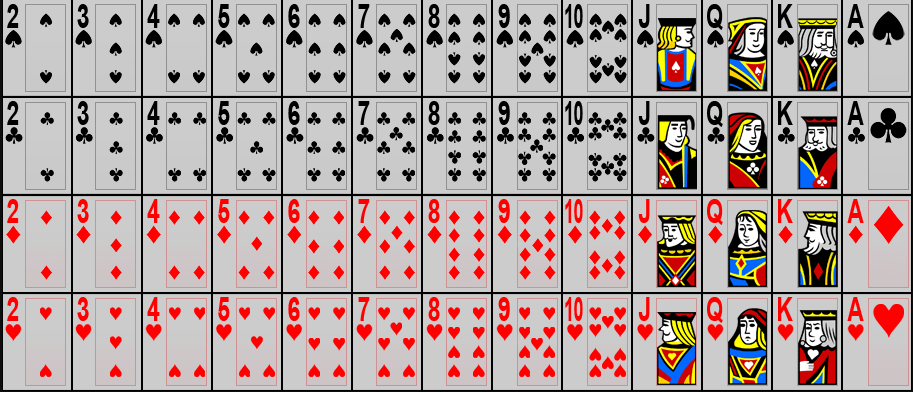
#> input picture All Cards.png, 914 x 393 px
$ python 'Card File Upload for Analysis.py'   (older library calls are emulated)
#> lines starting #> are read from the running program, lines starting #| are printed output that depends on the picture; after the words box and inside, x2 and y2 are one past the last pixel; in counts of white or black regions, pixels touching at a corner belong together
# Process image,

#Find all contours
#Filter to contours of certain size

# Convert images to greyscale, and compare


from PIL import Image
import cv2
import sys, os
import imutils
import numpy
import time
image = cv2.imread("All Cards.png",cv2.IMREAD_GRAYSCALE)
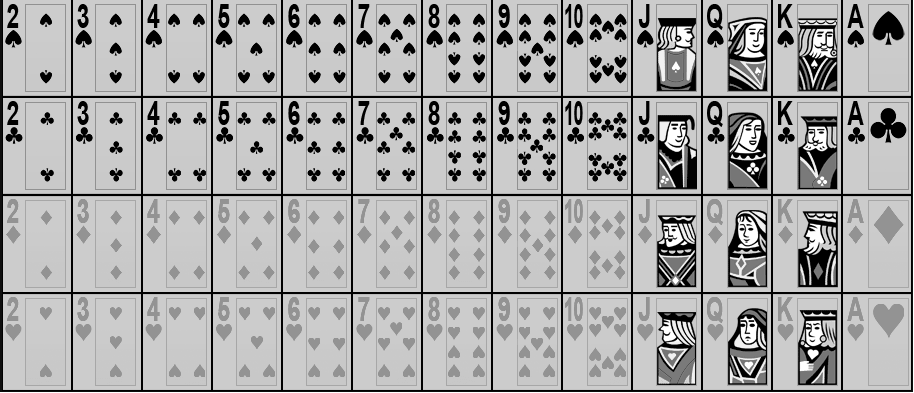
#> image: shape (393, 914); min 0, max 255, mean 168.4
#gray = cv2.cvtColor(image, cv2.COLOR_BGR2GRAY)
blurred = cv2.GaussianBlur(image, (5, 5), 0)
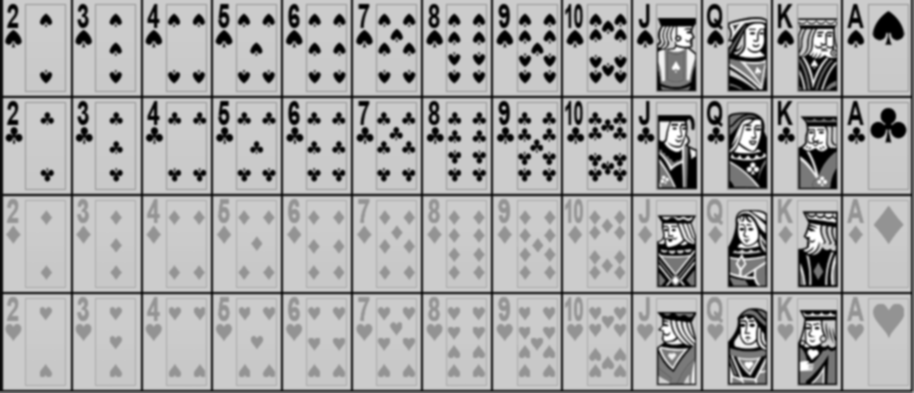
#> blurred: shape (393, 914); min 0, max 255, mean 168.1
edged = cv2.Canny(blurred, 50, 150, 255)
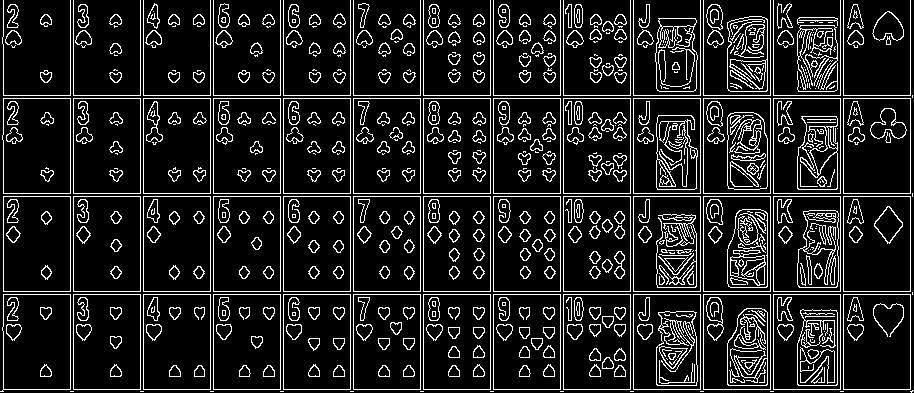
#> edged: shape (393, 914); 13% white in thin lines or dots
cnts = cv2.findContours(image.copy(), cv2.RETR_LIST, cv2.CHAIN_APPROX_SIMPLE)
#> cnts = 885 contours, 560 with area under 20; largest, box (x1, y1, x2, y2) and area: (843, 294, 911, 390) 6365, (773, 294, 841, 390) 6365, (703, 294, 771, 390) 6365, (633, 294, 701, 390) 6365, (563, 294, 631, 390) 6365
cnts = cnts[0] if imutils.is_cv2() else cnts[1]

croppedImgs =[]

a = 3
b = 4
height = 26
width = 20
for y in (a,a+98,a+196,a+294):
    for x in range(13):
        c = b+70*x
        #cv2.rectangle(image, (c, y), (c + width, y + height), (255, 255, 0), 1)
        croppedImgs.append(image[y:y+height,c:c+width])
#> after the loop, croppedImgs = 52 items
numpy.set_printoptions(linewidth=500)
#cv2.imshow('gdgd', image)


bitArray = []

for i in range (len(croppedImgs)):
    th3 = cv2.adaptiveThreshold(croppedImgs[i],255,cv2.ADAPTIVE_THRESH_GAUSSIAN_C,\
            cv2.THRESH_BINARY,11,2)
    bitArray.append(th3)
    numpy.ndarray
#> this loop made 52 passes
#> pass 1, `th3 = cv2.adaptiveThreshold(croppedImgs[i],255,cv2.ADAPTIVE_THRESH_GAU..`:
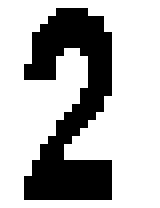
#> th3: shape (26, 20) (shown 8 times larger); 70.4% white; 1 black region, box (x1, y1, x2, y2) and area: (3, 1, 14, 25) 154
#> pass 2, `th3 = cv2.adaptiveThreshold(croppedImgs[i],255,cv2.ADAPTIVE_THRESH_GAU..`:
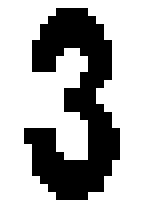
#> th3: shape (26, 20) (shown 8 times larger); 70.6% white; 1 black region, box (x1, y1, x2, y2) and area: (3, 1, 15, 25) 153
#> pass 3, `th3 = cv2.adaptiveThreshold(croppedImgs[i],255,cv2.ADAPTIVE_THRESH_GAU..`:
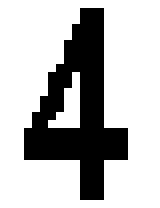
#> th3: shape (26, 20) (shown 8 times larger); 72.7% white; 1 black region, box (x1, y1, x2, y2) and area: (3, 1, 16, 25) 142
#> after the loop, bitArray = 52 items
    #print (bitArray[i])
#print (bitArray[5])
#print (bitArray[6])
print (len(bitArray[2][0]))
#| 20
for k in range(13):
    print (bitArray[k])
#> this loop made 13 passes
#> (printed output is left out)

megaArray = numpy.zeros((26,20))
totalValue = 0
#for q in range (13):
for r in range(height):
    for p in range(width):
        for q in range(13):
            if (q ==0):
                totalValue = 0
            totalValue = bitArray[q][r][p] + totalValue
            if (q ==12):
                megaArray[r][p] = totalValue
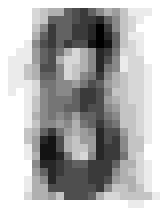
#> megaArray: shape (26, 20) float64 (shown 8 times larger); min 0, max 3315, mean 2254.3; drawn with min black and max white

print (megaArray)
"""
## Ttry masking stuff
x = numpy.array(bitArray[5],dtype='int64')
y = numpy.array(bitArray[6],dtype='int64')
m = numpy.zeros(shape = (len(x), len(x[0])))
for i in range (len(x)):
    for j in range (len(x[0])):
        value = x[i][j] + y[i][j]
        m[i][j] = value
print (m)
"""
## small distinction between 8 and 9
